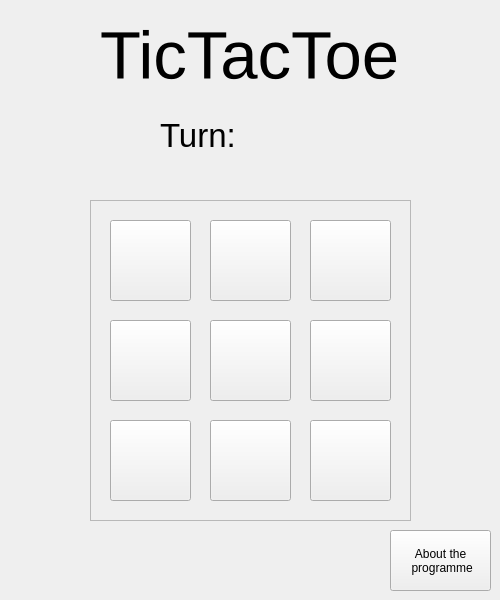
<?xml version="1.0" encoding="UTF-8"?>
<ui version="4.0">
 <class>MainWindow</class>
 <widget class="QMainWindow" name="MainWindow">
  <property name="geometry">
   <rect>
    <x>0</x>
    <y>0</y>
    <width>500</width>
    <height>600</height>
   </rect>
  </property>
  <property name="minimumSize">
   <size>
    <width>500</width>
    <height>600</height>
   </size>
  </property>
  <property name="maximumSize">
   <size>
    <width>500</width>
    <height>600</height>
   </size>
  </property>
  <property name="baseSize">
   <size>
    <width>500</width>
    <height>600</height>
   </size>
  </property>
  <property name="windowTitle">
   <string>TicTacToe</string>
  </property>
  <widget class="QWidget" name="centralwidget">
   <widget class="QLabel" name="mainTitle">
    <property name="geometry">
     <rect>
      <x>100</x>
      <y>20</y>
      <width>301</width>
      <height>71</height>
     </rect>
    </property>
    <property name="font">
     <font>
      <pointsize>50</pointsize>
     </font>
    </property>
    <property name="text">
     <string>TicTacToe</string>
    </property>
   </widget>
   <widget class="QLabel" name="turnLabel">
    <property name="geometry">
     <rect>
      <x>160</x>
      <y>110</y>
      <width>91</width>
      <height>51</height>
     </rect>
    </property>
    <property name="font">
     <font>
      <pointsize>25</pointsize>
     </font>
    </property>
    <property name="text">
     <string>Turn: </string>
    </property>
   </widget>
   <widget class="QLabel" name="currentTurn">
    <property name="geometry">
     <rect>
      <x>270</x>
      <y>100</y>
      <width>81</width>
      <height>81</height>
     </rect>
    </property>
    <property name="text">
     <string/>
    </property>
    <property name="pixmap">
     <pixmap>blank_template.png</pixmap>
    </property>
   </widget>
   <widget class="QFrame" name="mainFrame">
    <property name="geometry">
     <rect>
      <x>90</x>
      <y>200</y>
      <width>321</width>
      <height>321</height>
     </rect>
    </property>
    <property name="frameShape">
     <enum>QFrame::StyledPanel</enum>
    </property>
    <property name="frameShadow">
     <enum>QFrame::Raised</enum>
    </property>
    <widget class="QPushButton" name="board_32">
     <property name="geometry">
      <rect>
       <x>120</x>
       <y>220</y>
       <width>81</width>
       <height>81</height>
      </rect>
     </property>
     <property name="minimumSize">
      <size>
       <width>81</width>
       <height>81</height>
      </size>
     </property>
     <property name="maximumSize">
      <size>
       <width>81</width>
       <height>81</height>
      </size>
     </property>
     <property name="text">
      <string/>
     </property>
     <property name="icon">
      <iconset>
       <normaloff>blank_template.png</normaloff>blank_template.png</iconset>
     </property>
     <property name="iconSize">
      <size>
       <width>81</width>
       <height>81</height>
      </size>
     </property>
    </widget>
    <widget class="QPushButton" name="board_22">
     <property name="geometry">
      <rect>
       <x>120</x>
       <y>120</y>
       <width>81</width>
       <height>81</height>
      </rect>
     </property>
     <property name="minimumSize">
      <size>
       <width>81</width>
       <height>81</height>
      </size>
     </property>
     <property name="maximumSize">
      <size>
       <width>81</width>
       <height>81</height>
      </size>
     </property>
     <property name="text">
      <string/>
     </property>
     <property name="icon">
      <iconset>
       <normaloff>blank_template.png</normaloff>blank_template.png</iconset>
     </property>
     <property name="iconSize">
      <size>
       <width>81</width>
       <height>81</height>
      </size>
     </property>
    </widget>
    <widget class="QPushButton" name="board_21">
     <property name="geometry">
      <rect>
       <x>20</x>
       <y>120</y>
       <width>81</width>
       <height>81</height>
      </rect>
     </property>
     <property name="minimumSize">
      <size>
       <width>81</width>
       <height>81</height>
      </size>
     </property>
     <property name="maximumSize">
      <size>
       <width>81</width>
       <height>81</height>
      </size>
     </property>
     <property name="text">
      <string/>
     </property>
     <property name="icon">
      <iconset>
       <normaloff>blank_template.png</normaloff>blank_template.png</iconset>
     </property>
     <property name="iconSize">
      <size>
       <width>81</width>
       <height>81</height>
      </size>
     </property>
    </widget>
    <widget class="QPushButton" name="board_13">
     <property name="geometry">
      <rect>
       <x>220</x>
       <y>20</y>
       <width>81</width>
       <height>81</height>
      </rect>
     </property>
     <property name="minimumSize">
      <size>
       <width>81</width>
       <height>81</height>
      </size>
     </property>
     <property name="maximumSize">
      <size>
       <width>81</width>
       <height>81</height>
      </size>
     </property>
     <property name="text">
      <string/>
     </property>
     <property name="icon">
      <iconset>
       <normaloff>blank_template.png</normaloff>blank_template.png</iconset>
     </property>
     <property name="iconSize">
      <size>
       <width>81</width>
       <height>81</height>
      </size>
     </property>
    </widget>
    <widget class="QPushButton" name="board_11">
     <property name="geometry">
      <rect>
       <x>20</x>
       <y>20</y>
       <width>81</width>
       <height>81</height>
      </rect>
     </property>
     <property name="minimumSize">
      <size>
       <width>81</width>
       <height>81</height>
      </size>
     </property>
     <property name="maximumSize">
      <size>
       <width>81</width>
       <height>81</height>
      </size>
     </property>
     <property name="text">
      <string/>
     </property>
     <property name="icon">
      <iconset>
       <normaloff>blank_template.png</normaloff>blank_template.png</iconset>
     </property>
     <property name="iconSize">
      <size>
       <width>81</width>
       <height>81</height>
      </size>
     </property>
    </widget>
    <widget class="QPushButton" name="board_12">
     <property name="geometry">
      <rect>
       <x>120</x>
       <y>20</y>
       <width>81</width>
       <height>81</height>
      </rect>
     </property>
     <property name="minimumSize">
      <size>
       <width>81</width>
       <height>81</height>
      </size>
     </property>
     <property name="maximumSize">
      <size>
       <width>81</width>
       <height>81</height>
      </size>
     </property>
     <property name="text">
      <string/>
     </property>
     <property name="icon">
      <iconset>
       <normaloff>blank_template.png</normaloff>blank_template.png</iconset>
     </property>
     <property name="iconSize">
      <size>
       <width>81</width>
       <height>81</height>
      </size>
     </property>
    </widget>
    <widget class="QPushButton" name="board_33">
     <property name="geometry">
      <rect>
       <x>220</x>
       <y>220</y>
       <width>81</width>
       <height>81</height>
      </rect>
     </property>
     <property name="minimumSize">
      <size>
       <width>81</width>
       <height>81</height>
      </size>
     </property>
     <property name="maximumSize">
      <size>
       <width>81</width>
       <height>81</height>
      </size>
     </property>
     <property name="text">
      <string/>
     </property>
     <property name="icon">
      <iconset>
       <normaloff>blank_template.png</normaloff>blank_template.png</iconset>
     </property>
     <property name="iconSize">
      <size>
       <width>81</width>
       <height>81</height>
      </size>
     </property>
    </widget>
    <widget class="QPushButton" name="board_31">
     <property name="geometry">
      <rect>
       <x>20</x>
       <y>220</y>
       <width>81</width>
       <height>81</height>
      </rect>
     </property>
     <property name="minimumSize">
      <size>
       <width>81</width>
       <height>81</height>
      </size>
     </property>
     <property name="maximumSize">
      <size>
       <width>81</width>
       <height>81</height>
      </size>
     </property>
     <property name="text">
      <string/>
     </property>
     <property name="icon">
      <iconset>
       <normaloff>blank_template.png</normaloff>blank_template.png</iconset>
     </property>
     <property name="iconSize">
      <size>
       <width>81</width>
       <height>81</height>
      </size>
     </property>
    </widget>
    <widget class="QPushButton" name="board_23">
     <property name="geometry">
      <rect>
       <x>220</x>
       <y>120</y>
       <width>81</width>
       <height>81</height>
      </rect>
     </property>
     <property name="minimumSize">
      <size>
       <width>81</width>
       <height>81</height>
      </size>
     </property>
     <property name="maximumSize">
      <size>
       <width>81</width>
       <height>81</height>
      </size>
     </property>
     <property name="text">
      <string/>
     </property>
     <property name="icon">
      <iconset>
       <normaloff>blank_template.png</normaloff>blank_template.png</iconset>
     </property>
     <property name="iconSize">
      <size>
       <width>81</width>
       <height>81</height>
      </size>
     </property>
    </widget>
   </widget>
   <widget class="QPushButton" name="aboutProgramme">
    <property name="geometry">
     <rect>
      <x>390</x>
      <y>530</y>
      <width>101</width>
      <height>61</height>
     </rect>
    </property>
    <property name="text">
     <string>About the
 programme</string>
    </property>
   </widget>
  </widget>
 </widget>
 <resources/>
 <connections/>
</ui>
